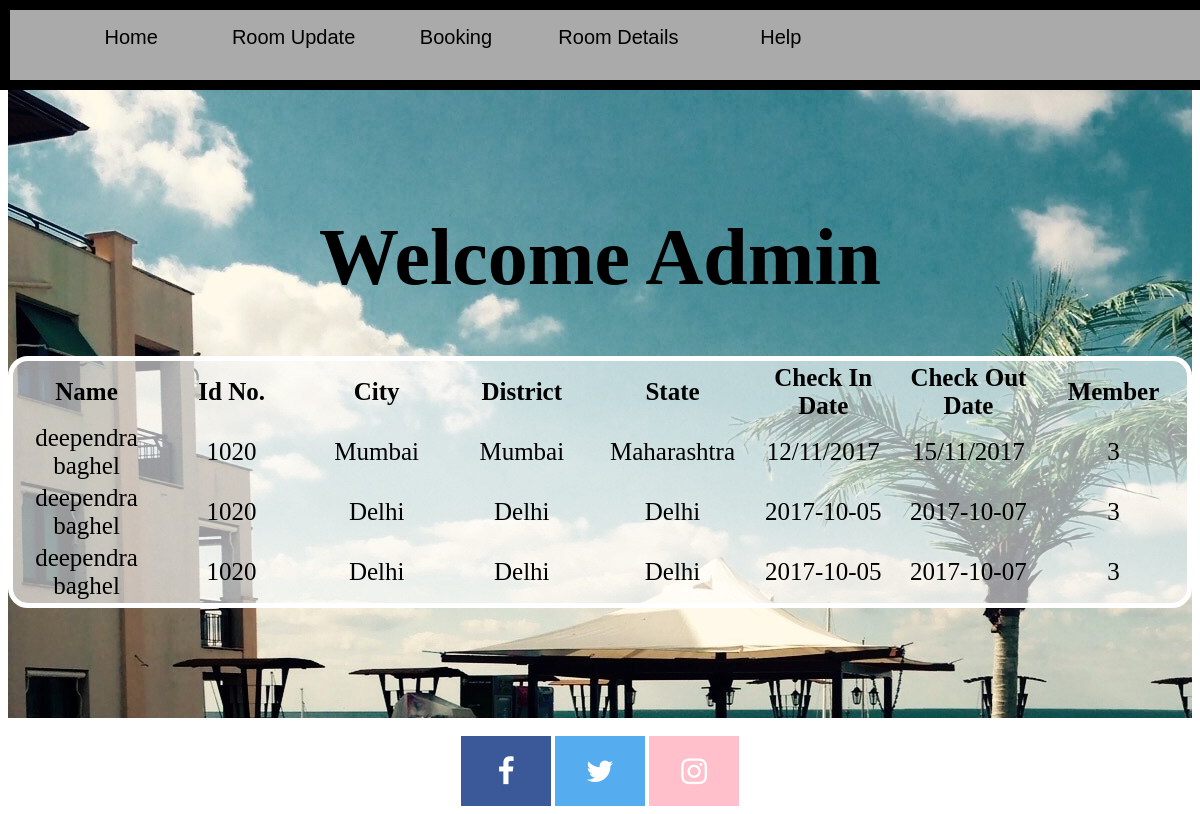
Page /Admin/booking.php on the committed database.
### tables this page shows
CREATE TABLE IF NOT EXISTS `f1` (
  `id` int(11) NOT NULL AUTO_INCREMENT,
  `name` varchar(40) DEFAULT NULL,
  `city` varchar(40) DEFAULT NULL,
  `dis` varchar(40) DEFAULT NULL,
  `state` varchar(40) DEFAULT NULL,
  `email` varchar(40) DEFAULT NULL,
  `cidate` varchar(40) DEFAULT NULL,
  `codate` varchar(40) DEFAULT NULL,
  `m` varchar(40) DEFAULT NULL,
  `idno` varchar(20) DEFAULT NULL,
  PRIMARY KEY (`id`)
);

### Admin/booking.php (the view, shortened to what this page needs)
<?php
include("connection.php");
?>
<!DOCTYPE html>
<html>
<head>
	<link rel="stylesheet" href="https://cdnjs.cloudflare.com/ajax/libs/font-awesome/4.7.0/css/font-awesome.min.css">
</head>
<body>
	<div id="full">
		<div  style="background-image: url('img/bms.jpg');background-size: auto; width: 100%; height: 710px">
		<div id="header">
			<div id="nav">
				<ul id="a1">
					<li><a href="ahome.php">Home</a></li>
					<li><a href="room.php">Room Update</a></li>
					<li><a href="booking.php">Booking</a></li>
					<li><a href="rd.php">Room Details</a></li>
					<li><a href="helpadmin.html">Help</a></li>
				</ul>
			</div>
		</div>
		<div id="banner">
			<h1 style="text-align: center; font-size:80px;">Welcome Admin</h1>
			<div style="background-color: rgba(255,255,255,0.6); border:5px solid white;border-radius:20px;">
			<table>
				<tr>
					<th width="10%" height="50px">Name</th>
                     <th width="10%" height="50px">Id No.</th>
                     <th width="10%" height="50px">City</th>
                     <th width="10%" height="50px">District</th>
                     <th width="10%" height="50px">State</th>
                     <th width="10%" height="50px">Check In Date</th>
                     <th width="10%" height="50px">Check Out Date</th>
                     <th width="10%" height="50px">Member</th>
				</tr>
				<?php
                 $q1="select * from f1";
                 $run=mysqli_query($a,$q1);
                 while($row=mysqli_fetch_array($run))
                 {
                 	$name=$row['name'];
                 	$idno=$row['idno'];
                 	$city=$row['city'];
                 	$dis=$row['dis'];
                   	$state=$row['state'];
                     	$cidate=$row['cidate'];
                     	$codate=$row['codate'];
                     	$m=$row['m'];
                ?>
				<tr>
					<td width="10%" height="50px"><center><?php echo $name; ?></center></td>
					<td width="10%" height="50px"><center><?php echo $idno; ?></center></td>
					<td width="10%" height="50px"><center><?php echo $city; ?></center></td>
					<td width="10%" height="50px"><center><?php echo $dis; ?></center></td>
					<td width="10%" height="50px"><center><?php echo $state; ?></center></td>
					<td width="10%" height="50px"><center><?php echo $cidate; ?></center></td>
					<td width="10%" height="50px"><center><?php echo $codate; ?><center></td>
					<td width="10%" height="50px"><center><?php echo $m; ?></center></td>
				</tr>
				<?php
				  }
				?>
			</table>
		</div>
	</div>
  </div>
  <br>
  <center>
	<div id="media">
                <a href="#" class="fa fa-facebook"></a>
                <a href="#" class="fa fa-twitter"></a>
                <a href="#" class="fa fa-instagram"></a>
	</div>
</body>
</html>

### Admin/booking.php (style rules this page uses)
#header { width: 100%; height: 70px; background: #aaa; position: fixed; top:0; border: 10px solid black; left:0px; right:10px; }
li { list-style: none; float: left; width: 14%; height: 50px; text-align: center; }
a { text-decoration: none; color: black; font-family:sans-serif; font-size: 20px; }
#banner { padding-top:150px; font-size:25px; }
.fa { padding: 20px; font-size: 30px; width: 50px; text-align: center; text-decoration: none; }
#media { text-align;center; width:70%; margin;auto; }
.fa-facebook { background: #3B5998; color: white; }
.fa-twitter { background: #55ACEE; color: white; }
.fa-instagram { background: pink; color: white; }

### rows in the picture
f1: name "deependra baghel", idno "1020", city "Mumbai", dis "Mumbai", state "Maharashtra", cidate "12/11/2017", codate "15/11/2017", m "3"
f1: name "deependra baghel", idno "1020", city "Delhi", dis "Delhi", state "Delhi", cidate "2017-10-05", codate "2017-10-07", m "3"
f1: name "deependra baghel", idno "1020", city "Delhi", dis "Delhi", state "Delhi", cidate "2017-10-05", codate "2017-10-07", m "3"
